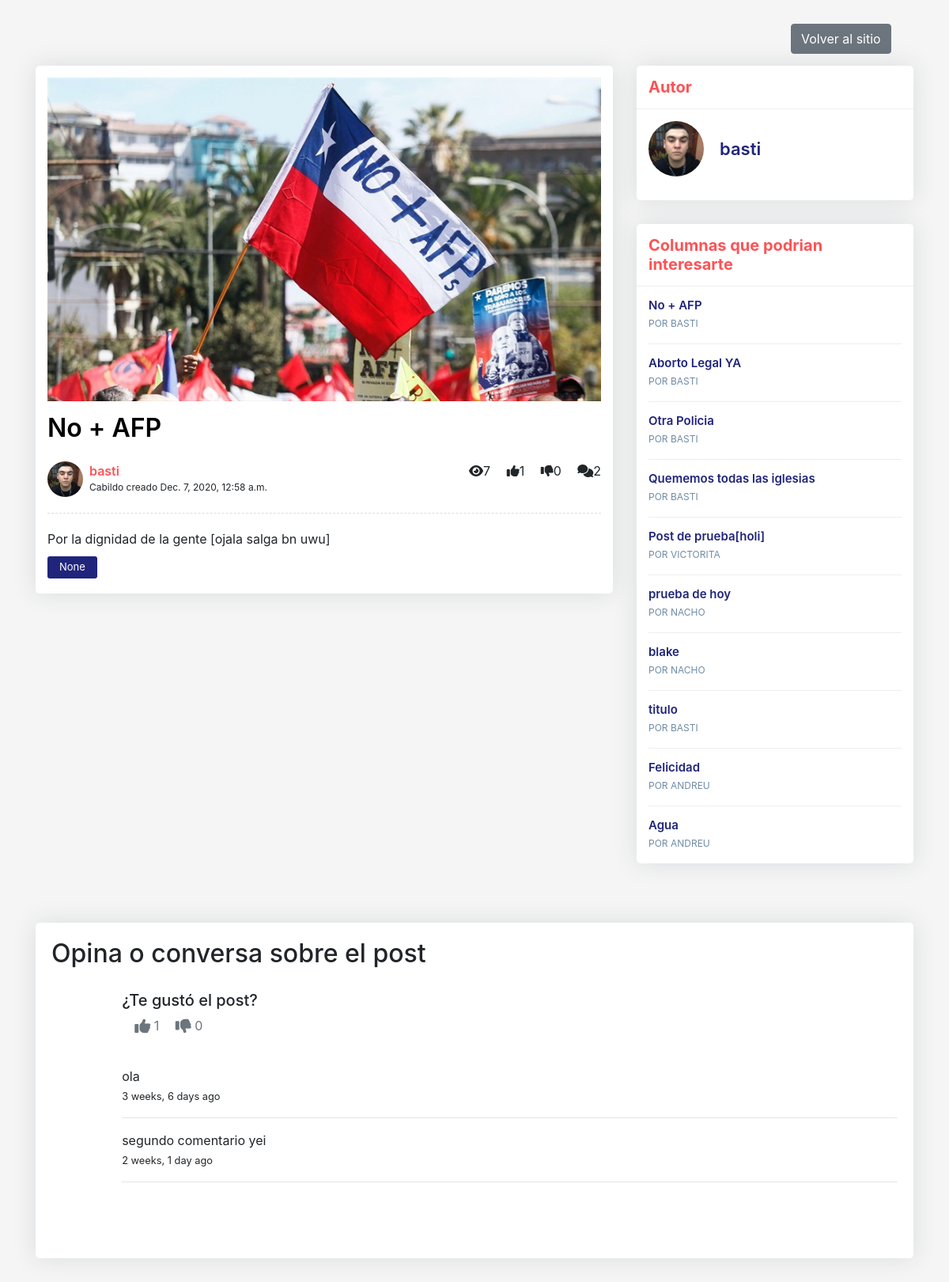
Page /test/ on the committed database.
### posts/models.py (models this page shows, shortened)
class Post(models.Model):
    title = models.CharField(max_length=100)
    categoria = models.CharField(max_length=200, null=True, choices=CATEGORIAS)
    concepto = models.CharField(max_length=200, choices=TODOS_LOS_CONCEPTOS, null=True)
    content = RichTextField(blank=True, null=True)
    thumbnail = models.ImageField(blank=True, null=True)
    publish_date = models.DateTimeField(auto_now_add=True)
    last_update = models.DateTimeField(auto_now = True)
    author = models.ForeignKey(User, on_delete=models.CASCADE)
    slug = models.SlugField(max_length=200,unique=True)
    def get_absolute_url(self):
        return reverse("detail", kwargs={
            'slug': self.slug
        })
    def get_like_url(self):
        return reverse("like", kwargs={
            'slug': self.slug
        })
    @property
    def comments(self):
        return self.comment_set.all()
    @property
    def get_comment_count(self):
        return self.comment_set.all().count()
    @property
    def get_view_count(self):
        return self.postview_set.all().count()
    @property
    def get_like_count(self):
        return self.like_set.all().count()
    @property
    def get_dislike_count(self):
        return self.dislike_set.all().count()

class User(AbstractUser):
    pass
    def __str__(self):
        return str(self.username)

class Profile(models.Model):
    user = models.OneToOneField(User, on_delete=models.CASCADE)
    image = models.ImageField(default= 'default.jpg', upload_to='profile_pics')

class Comment(models.Model):
    user = models.ForeignKey(User, on_delete=models.CASCADE)
    post = models.ForeignKey(Post, on_delete=models.CASCADE)
    timestamp = models.DateTimeField(auto_now_add = True)
    content = models.TextField()

### posts/views.py (the view, shortened to what this page needs)
# urls.py: path('<slug>/', PostDetailView.as_view(), name='detail'),
class PostDetailView(DetailView):
    model = Post
    def get_context_data(self, **kwargs):
        context = super().get_context_data(**kwargs)
        context.update({
            'form': CommentForm(),
            'all_posts': Post.objects.all(),
        })
        return context
    def get_object(self, **kwargs):
        object = super().get_object(**kwargs)
        if self.request.user.is_authenticated:
            PostView.objects.get_or_create(user=self.request.user, post=object)
        return object

### templates/posts/post_detail.html (shortened to what this page needs)
{% load crispy_forms_tags %}
{% load static %}
<!DOCTYPE html>
<html lang="en">
<head>
        <link rel="stylesheet" href="{% static '/css/estilos.css' %}">
        <link rel="stylesheet" href="https://cdn.jsdelivr.net/npm/bootstrap@4.5.3/dist/css/bootstrap.min.css">
</head>
<body>
    <div class="blog-single gray-bg">
        <div class="detail-volver">
            <a href="{% url 'list' %}" class="btn btn-secondary offset-10" >
                Volver al sitio
            </a>
        </div>
        <div class="container">
            <div class="row align-items-start">
                <div class="col-lg-8 m-15px-tb">
                    <article class="article">
                        <div class="article-img">
                            <img src="{{ object.thumbnail.url }}" title="" alt="img-elegida-usuario">
                        </div>
                        <div class="article-title">
                            <h2>{{object.title}}</h2>
                            <div class="media">
                                <div class="avatar">
                                    <img src="{{ object.author.profile.image.url }}" title="" alt="foto-perfil-usuario">
                                </div>
                                <div class="media-body">
                                    <label>{{ object.author }}</label>
                                    <span>Cabildo creado {{ object.publish_date }}</span>
                                </div>
                                <div>
                                    <span><i class = 'fas fa-eye ml-3'></i>{{ object.get_view_count }}</span>
                                    <span><i class = 'fas fa-thumbs-up ml-3'></i>{{ object.get_like_count }}</span>
                                    <span><i class = 'fas fa-thumbs-down ml-3'></i>{{ object.get_dislike_count }}</span>
                                    <span><i class = 'fas fa-comments ml-3'></i>{{ object.get_comment_count }}</span>
                                </div>
                            </div>
                        </div>
                        <div class="article-content">
                            {{ object.content }}
                        </div>
                        <div class="nav tag-cloud">
                            <a href="#">{{ object.concepto}}</a>
                        </div>
                    </article>
                </div>
                <div class="col-lg-4 m-15px-tb blog-aside">
                    <div class="widget widget-author">
                        <div class="widget-title">
                            <h3>Autor</h3>
                        </div>
                        <div class="widget-body">
                            <div class="media align-items-center">
                                <div class="avatar">
                                    <img src="{{ object.author.profile.image.url }}" title="" alt="foto-perfil-usuario">
                                </div>
                                <div class="media-body">
                                    <h6>{{ object.author }}</h6>
                                </div>
                            </div>
                        </div>
                    </div>
                    <div class="widget widget-latest-post">
                        <div class="widget-title">
                            <h3>Columnas que podrian interesarte</h3>
                        </div>
                        <div class="widget-body">
                            {% for post in all_posts %}
                            <div class="latest-post-aside media">
                                <div class="lpa-left media-body">
                                    <div class="lpa-title">
                                        <h5><a href="{{ post.get_absolute_url }}">{{ post.title }}</a></h5>
                                    </div>
                                    <div class="lpa-meta">
                                        <a class="name" href="#">
                                            Por {{ post.author }}
                                        </a>
                                    </div>
                                </div>
                            </div>
                            {% endfor %}
                        </div>
                    </div>
                </div>
            </div>
        </div>
    </div>
    <div class="blog-single gray-bg">
        <div class="container">
            <div class="contact-form article-comment">
                <h2>Opina o conversa sobre el post</h4>
                    <div style="padding-top: 20px; padding-bottom: 20px;" class="offset-1">
                        <h5>¿Te gustó el post?</h5>
                        <a class='text-muted ml-3' href='{{ object.get_like_url }}'>
                            <i class ='fas fa-thumbs-up fa-lg'></i>
                            {{ object.get_like_count }}
                        </a>
                        <a class='text-muted ml-3' href='{{ object.get_dislike_url }}'>
                            <i class ='fas fa-thumbs-down fa-lg'></i>
                            {{ object.get_dislike_count }}
                        </a>
                    </div>
                    <div style="padding-top: 20px; padding-bottom: 20px;" class="offset-1">
                        {% for comment in object.comments %}
                        <div>
                            <p>{{ comment.content }}
                            <br />
                            <small>{{ comment.timestamp|timesince }} ago</small>
                            </p>
                        </div>
                        <hr />
                        {% endfor %}
                    </div>
                    <div style="padding-top: 20px; padding-bottom: 20px;" class="offset-1">
                    </div>
            </div>
        </div>
    </div>
</body>
</html>

### static/css/estilos.css (style rules this page uses)
* { margin: 0; padding: 0; box-sizing: border-box; }
body { font-family: 'open sans'; }
body { font-family: "Lato", sans-serif; }
body { margin-top:20px; }
.gray-bg { background-color: #f5f5f5; }
.blog-aside .widget { box-shadow: 0 0 30px rgba(31, 45, 61, 0.125); border-radius: 5px; overflow: hidden; background: #ffffff; margin-top: 15px; margin-bottom: 15px; width: 100%; display: inline-block; vertical-align: top; }
.blog-aside .widget-body { padding: 15px; }
.blog-aside .widget-title { padding: 15px; border-bottom: 1px solid #eee; }
.blog-aside .widget-title h3 { font-size: 20px; font-weight: 700; color: #fc5356; margin: 0; }
.blog-aside .widget-author .media { margin-bottom: 15px; }
.blog-aside .widget-author .avatar { width: 70px; height: 70px; border-radius: 50%; overflow: hidden; }
.blog-aside .widget-author h6 { font-weight: 600; color: #20247b; font-size: 22px; margin: 0; padding-left: 20px; }
.blog-aside .latest-post-aside + .latest-post-aside { border-top: 1px solid #eee; padding-top: 15px; margin-top: 15px; }
.blog-aside .latest-post-aside .lpa-left { padding-right: 15px; }
.blog-aside .latest-post-aside .lpa-title h5 { margin: 0; font-size: 15px; }
.blog-aside .latest-post-aside .lpa-title a { color: #20247b; font-weight: 600; }
.blog-aside .latest-post-aside .lpa-meta a { color: #6F8BA4; font-size: 12px; text-transform: uppercase; display: inline-block; margin-right: 10px; }
.tag-cloud a { padding: 4px 15px; font-size: 13px; color: #ffffff; background: #20247b; border-radius: 3px; margin-right: 4px; margin-bottom: 4px; }
.blog-single { padding-top: 30px; padding-bottom: 30px; }
.article { box-shadow: 0 0 30px rgba(31, 45, 61, 0.125); border-radius: 5px; overflow: hidden; background: #ffffff; padding: 15px; margin: 15px 0 30px; }
.article .article-title { padding: 15px 0 20px; }
.article .article-title h2 { color: #000000; font-weight: 600; }
.article .article-title .media { padding-top: 15px; border-bottom: 1px dashed #ddd; padding-bottom: 20px; }
.article .article-title .media .avatar { width: 45px; height: 45px; border-radius: 50%; overflow: hidden; }
.article .article-title .media .media-body { padding-left: 8px; }
.article .article-title .media .media-body label { font-weight: 600; color: #fc5356; margin: 0; }
.article .article-title .media .media-body span { display: block; font-size: 12px; }
.article .tag-cloud { padding-top: 10px; }
.article-comment { box-shadow: 0 0 30px rgba(31, 45, 61, 0.125); border-radius: 5px; overflow: hidden; background: #ffffff; padding: 20px; }
img { max-width: 100%; }
img { vertical-align: middle; border-style: none; }

### rows in the picture
Post: thumbnail (picture), title "No + AFP", author.profile.image (picture), author "basti", publish_date "Dec. 7, 2020, 12:58 a.m.", get_view_count "7", get_like_count "1", get_dislike_count "0", get_comment_count "2", content "Por la dignidad de la gente [ojala salga bn uwu]", concepto "None", author "BASTI"
Post: title "Aborto Legal YA", author "BASTI"
Post: title "Otra Policia", author "BASTI"
Post: title "Quememos todas las iglesias", author "BASTI"
Post: title "Post de prueba[holi]", author "VICTORITA"
Post: title "prueba de hoy", author "NACHO"
Post: title "blake", author "NACHO"
Post: title "titulo", author "BASTI"
Post: title "Felicidad", author "ANDREU"
Post: title "Agua", author "ANDREU"
Comment: content "ola", timestamp "3 weeks, 6 days"
Comment: content "segundo comentario yei", timestamp "2 weeks, 1 day"
